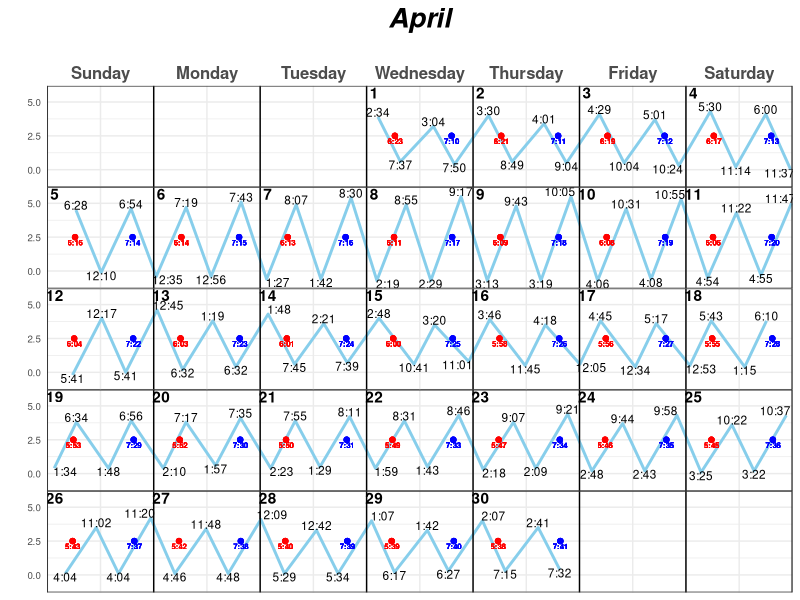
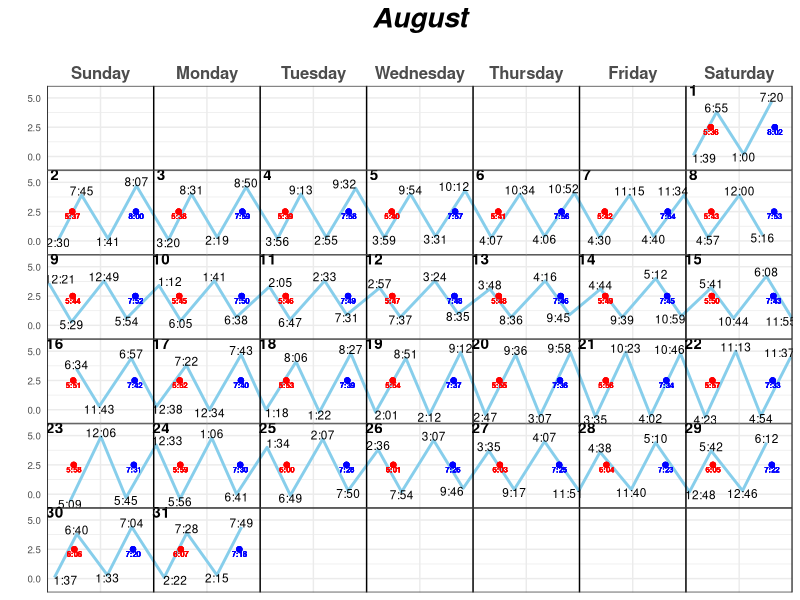
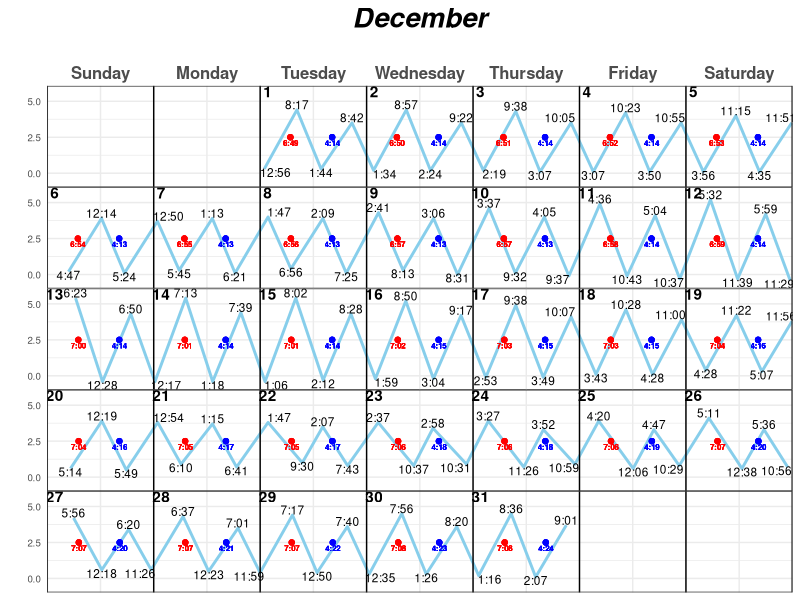
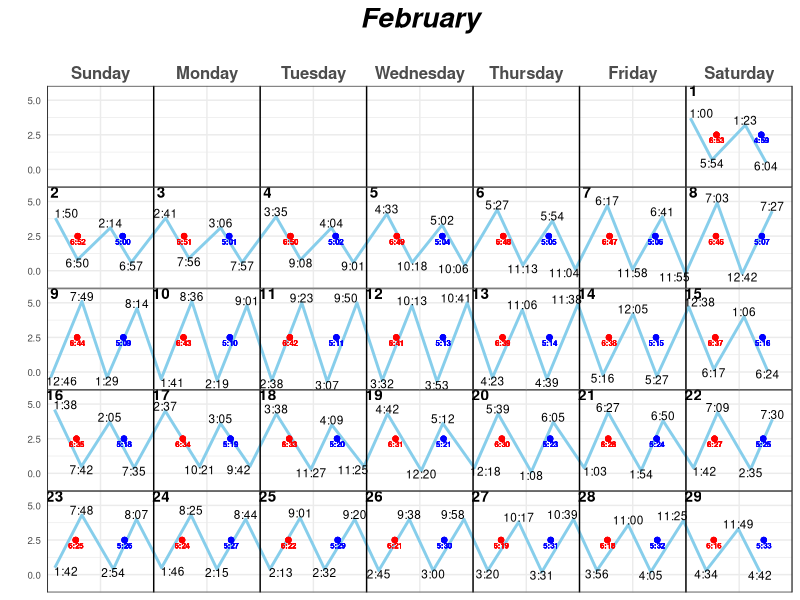
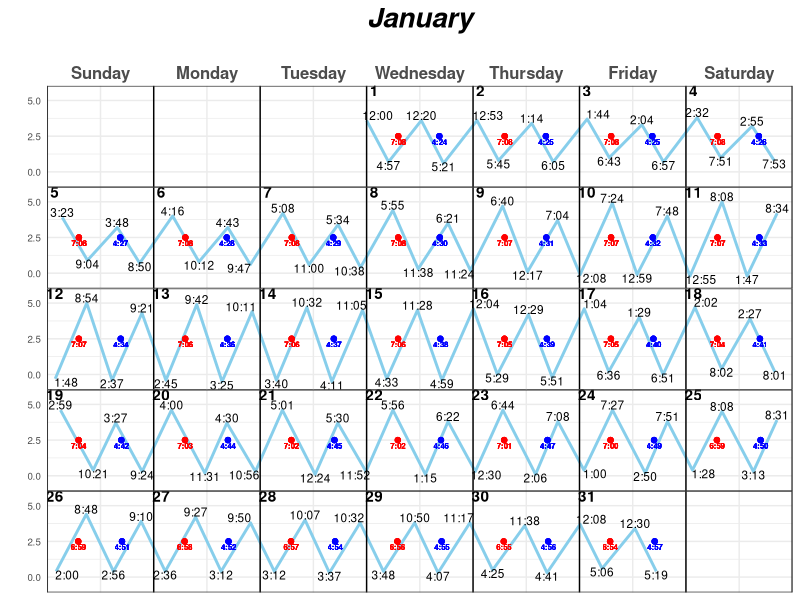
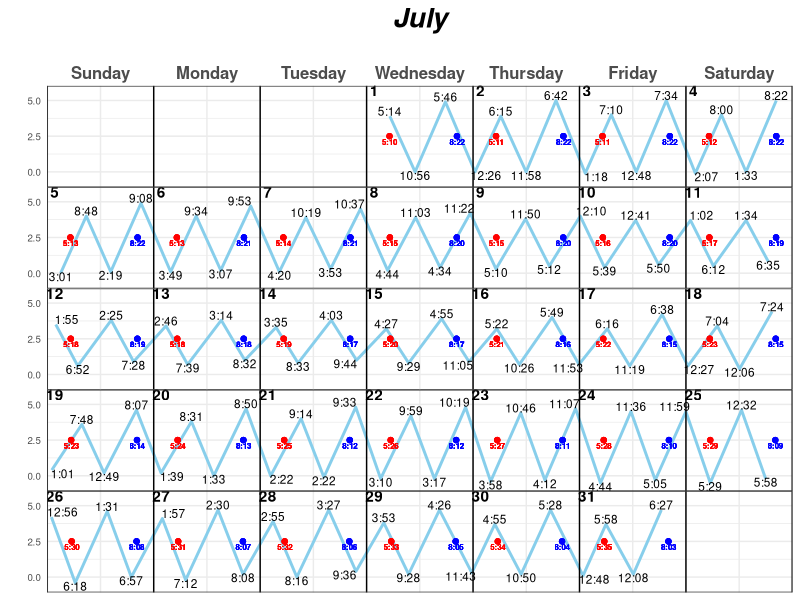
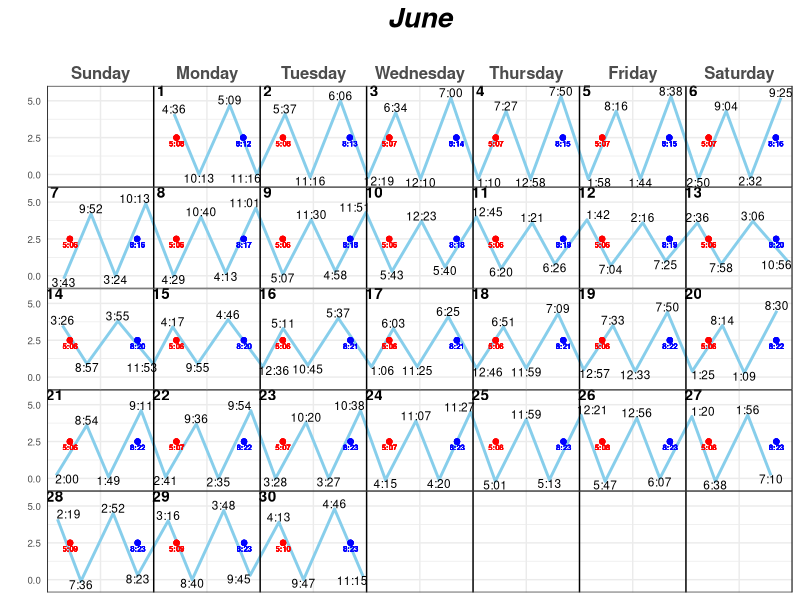
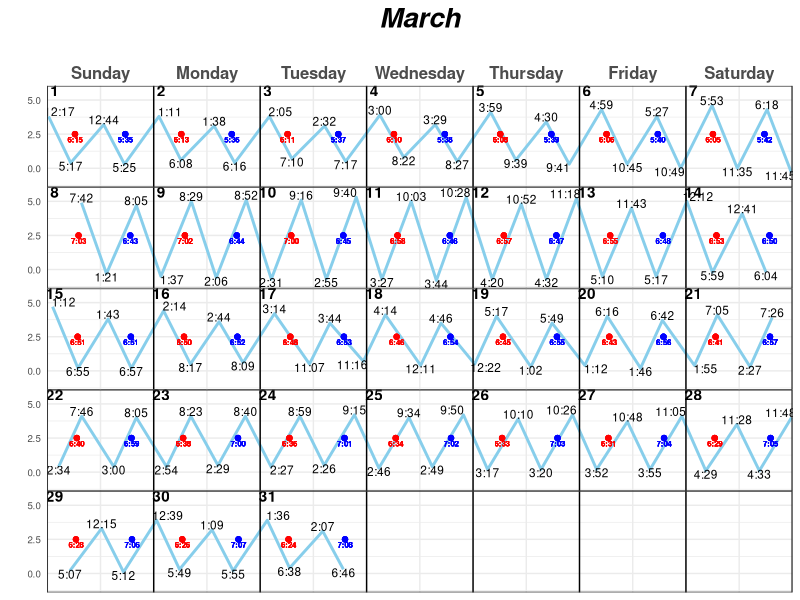

Write R code to recreate these figures, in order.
## ---- chunk 1
library(dplyr)
library(chron)
library(ggplot2)
library(tidyr)
library(ggthemes)
library(lubridate)
## ---- chunk 2
year = '2020'
location = 'great-hill-ma'
dir.create(paste("Output",year,location,sep=""))
## ---- chunk 3
tide = read.csv('tide-chart-great-hill-ma-2020.csv')
names(tide)
## ---- chunk 4
# gather times and heights into two columns
hi1 =  tide[c(1:5,12:13)]
hi2 = tide[c(1:3,6,7,12:13)]
low1 = tide[c(1:3,8,9,12:13)]
low2 = tide[c(1:3,10,11,12:13)]


hi1 = hi1 %>% gather(key="tide",value="time",4)
hi2 = hi2 %>% gather(key="tide",value="time",4)
low1 =low1 %>% gather(key="tide",value="time",4)
low2 =low2 %>% gather(key="tide",value="time",4)

dfnames = c("Month","Date","Day","Height","Sunrise","Sunset","Tide","Time")
names(hi1)=dfnames;names(hi2)=dfnames;names(low1)=dfnames;names(low2)=dfnames

tides = rbind(hi1,hi2,low1,low2)

tides = tides %>% filter(!is.na(Time) & Time!="")
tides = tides[order(tides$Date),]
tides = tides[order(tides$Month),]
tides$Height = as.numeric(as.character(tides$Height))

#fix when there are two AM tides or two PM tides
for (row in 1:nrow(tides)) {
  if (grepl('[AP]M',tides[row,]$Time)){
    if (tides[row,]$Tide =='low_1'){
      tides[row,]$Tide ='low_2'
    }
    else if (tides[row,]$Tide =='low_2'){
      tides[row,]$Tide ='low_1'
    }
    else if (tides[row,]$Tide =='high_2'){
      tides[row,]$Tide ='high_1'
    }
    else if (tides[row,]$Tide =='high_1'){
      tides[row,]$Tide ='low_2'
    }
    tides[row,]$Time = gsub('\\s[AP]M','',tides[row,]$Time)
  }
}


tides = tides %>% mutate(day_num = ifelse(Day=='Sun',0,
                                 ifelse(Day=='Mon',1,
                                        ifelse(Day=='Tue',2,
                                               ifelse(Day=='Wed',3,
                                                      ifelse(Day=='Thu',4,
                                                             ifelse(Day=='Fri',5,
                                                                    ifelse(Day=='Sat',6,9))))))))
week_num = 1
current_day_num = tides$day_num[1]
for (row in 1:nrow(tides)) {
  if (tides$day_num[row]==0 & tides$day_num[row]!=current_day_num) {
    week_num = week_num+1
  }
  tides$week_num[row] = week_num
  current_day_num = tides$day_num[row]
}

## ---- chunk 5
# create x coordinate
# convert the dates into 24 hour periods
tides = tides %>% mutate(mins = as.double(hm(Time))/3600)
tides = tides %>% mutate(mins = ifelse(Tide=="high_1"& mins>=12,mins-12,mins))
tides = tides %>% mutate(mins = ifelse(Tide=="low_1"& mins>=12,mins-12,mins))
tides = tides %>% mutate(mins = ifelse(Tide=="high_2"&mins<12,mins+12,mins))
tides = tides %>% mutate(mins = ifelse(Tide=="low_2" &mins<12,mins+12,mins))
tides = tides %>% mutate(mins = day_num*24+mins)
## ---- chunk 6
# convert sunrise to hours
tides = tides %>% mutate(risemins = as.double(hm(Sunrise))/3600)
tides = tides %>% mutate(risemins = day_num*24+risemins)

#convert sunset to hours
tides = tides %>% mutate(setmins = as.double(hm(Sunset))/3600+12)
tides = tides %>% mutate(setmins = day_num*24+setmins)
## ---- chunk 7
dow = c('Sunday','Monday','Tuesday','Wednesday','Thursday','Friday','Saturday')

# adjustments to text coordinates to dodge lines and boundaries
tides = tides %>% mutate(newheight = Height + ifelse(Height>2.5,.35,-.25))
tides = tides %>% mutate(newmins = ifelse(mins%%24<2.5,mins+2.5,
                                                 ifelse(mins%%24>21.5,mins-2.5,mins)))


month="January"

#uncomment for loop to save all graphs (don't forget to uncomment bracket)
for(month in sort(unique(tides$Month))) {
  print(month)
wave = tides %>% filter(!is.na(mins)) %>% filter(Month==month)



# make the calendar
cal= wave %>% ggplot(aes(x=mins,y=Height)) +
  geom_line(size=1,col='skyblue') +
  theme_bw()+
  theme(legend.position = 'none')+
  xlab('')+ ylab('') +
  ggtitle(month)+
  ylim(-1.5,6.5)+ xlim(0,169)+
  facet_grid(week_num ~ .) +
  theme(panel.spacing = unit(0, "lines"), strip.background = element_blank(), 
        strip.text = element_blank(),axis.ticks = element_blank(), 
        axis.text.x=element_text(size=12,face='bold'), axis.text.y=element_text(size=7),
        plot.title = element_text(hjust=.5,size=20, face="bold.italic"))
  
  

# add lines
cal = cal +
  geom_vline(xintercept=0)+
  geom_vline(xintercept=24)+
  geom_vline(xintercept=48)+
  geom_vline(xintercept=72)+
  geom_vline(xintercept=96)+
  geom_vline(xintercept=120)+
  geom_vline(xintercept=144)+
  geom_vline(xintercept=168)
  

#make numbers for the calendar squares
labels = sort(unique(wave$Date))
xs = (wave %>% group_by(Date)%>% slice(which.min(mins))%>% summarize(x = floor(mins/24)*24+1.7))$x
ys = rep(5.7,length(labels))


# add labels
cal =cal + scale_x_continuous(breaks=seq(12,168,24),labels=dow,expand= c(0,0),position='top') + 
  scale_y_continuous(breaks=c(0,2.5,5)) +
  geom_text(aes(x=newmins,y=newheight,label=Time),size=3) +
  geom_text(data=wave %>% group_by(Date)%>% slice(which.min(mins)),
            aes(xs,ys,label=labels),fontface="bold")

cal = cal + geom_point(aes(x=risemins,y=2.5), col='red') + 
  geom_point(aes(x=setmins,y=2.5), col='blue')+
  geom_text(aes(x=risemins,y=2.1,label=Sunrise), col='red',size=2, fontface='bold')+
  geom_text(aes(x=setmins,y=2.1,label=Sunset), col='blue',size=2, fontface='bold')
  
# saves each calendar
ggsave(paste0("Output",year,location,"/Cal_", month,".png"), cal,width = 10,height=7)

cal
}


  #geom_text(x=(subset(tides,Height>3))$xcoord,y=(subset(tides,Height>3))$Height,label=(subset(tides,Height>3))$Time,position=position_dodge(width = 1))
  
# calculate a spline to use as smooth curve
#spline_int = as.data.frame(spline(tides$mins, tides$Height))
#geom_smooth(method = "loess", span = .2, se = FALSE) +
## ---- chunk 8
write.csv(tides,paste0("Output",year,location,"/tides.csv"))
